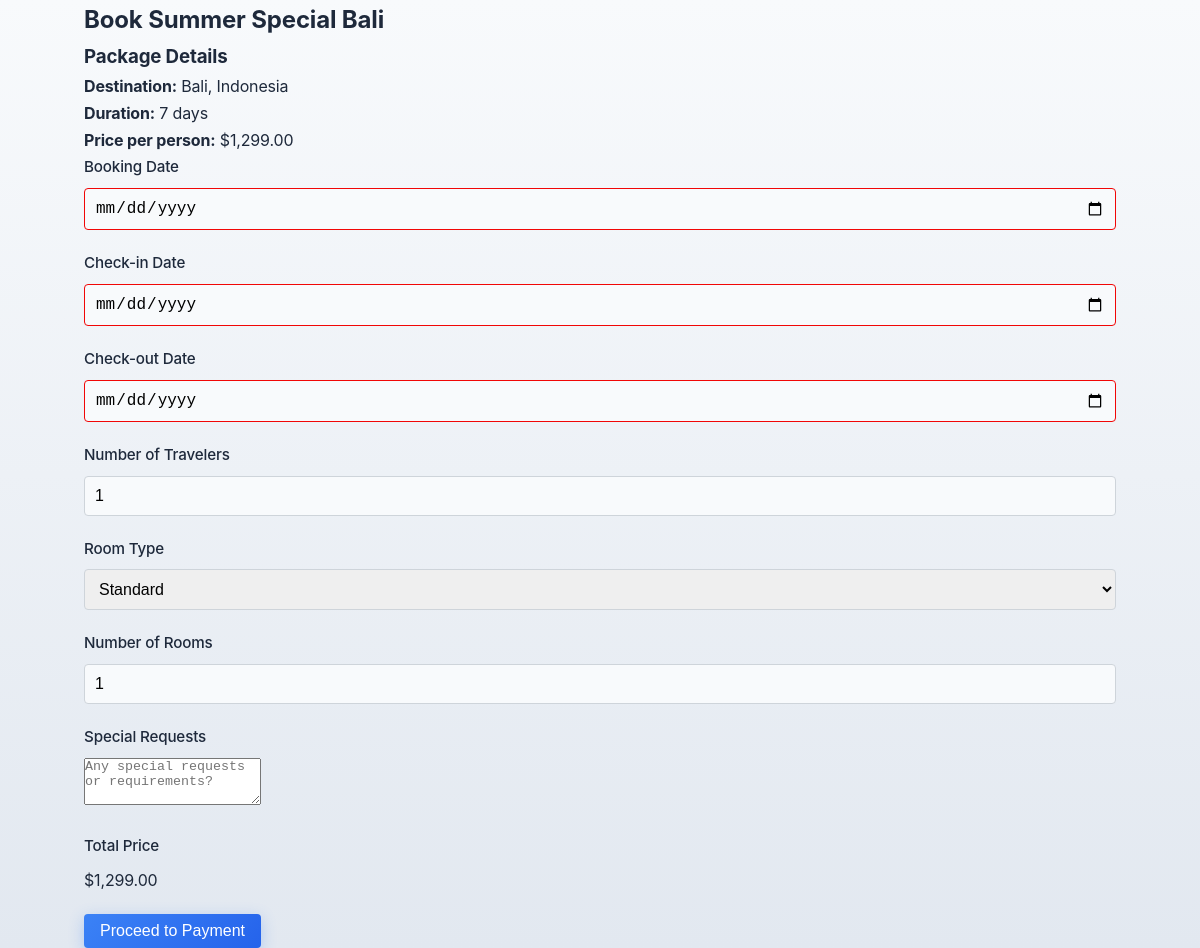
The page /user/book_package.php?id=7 (signed in) on the database its author committed.
### tables this page shows
CREATE TABLE IF NOT EXISTS packages (
    id INT PRIMARY KEY AUTO_INCREMENT,
    title VARCHAR(100) NOT NULL,
    description TEXT NOT NULL,
    destination VARCHAR(100) NOT NULL,
    price DECIMAL(10,2) NOT NULL,
    duration INT NOT NULL,
    featured BOOLEAN DEFAULT FALSE,
    image_url VARCHAR(255),
    is_special_offer BOOLEAN DEFAULT FALSE,
    discount_badge VARCHAR(50),
    expiry_date DATE,
    created_at TIMESTAMP DEFAULT CURRENT_TIMESTAMP
);

### user/book_package.php (the view, shortened to what this page needs)
<?php
$package_id = (int)$_GET['id'];
$conn = getDBConnection();
$stmt = $conn->prepare("SELECT * FROM packages WHERE id = ?");
$stmt->execute([$package_id]);
$package = $stmt->fetch(PDO::FETCH_ASSOC);
?>
<!DOCTYPE html>
<html lang="en">
<head>
    <link rel="stylesheet" href="../assets/css/style.css">
</head>
<body>
    <div class="container">
        <div class="booking-form">
            <h2>Book <?php echo htmlspecialchars($package['title']); ?></h2>
            <div class="package-summary">
                <h3>Package Details</h3>
                <p><strong>Destination:</strong> <?php echo htmlspecialchars($package['destination']); ?></p>
                <p><strong>Duration:</strong> <?php echo $package['duration']; ?> days</p>
                <p><strong>Price per person:</strong> $<?php echo number_format($package['price'], 2); ?></p>
            </div>
            <form method="POST" action="">
                <div class="form-group">
                    <label for="booking_date">Booking Date</label>
                    <input type="date" id="booking_date" name="booking_date"
                        min="<?php echo date('Y-m-d'); ?>"
                        value="<?php echo htmlspecialchars($_POST['booking_date'] ?? ''); ?>"
                        required>
                </div>
                <div class="form-group">
                    <label for="check_in_date">Check-in Date</label>
                    <input type="date" id="check_in_date" name="check_in_date"
                        min="<?php echo date('Y-m-d'); ?>"
                        value="<?php echo htmlspecialchars($_POST['check_in_date'] ?? ''); ?>"
                        required>
                </div>
                <div class="form-group">
                    <label for="check_out_date">Check-out Date</label>
                    <input type="date" id="check_out_date" name="check_out_date"
                        min="<?php echo date('Y-m-d', strtotime('+1 day')); ?>"
                        value="<?php echo htmlspecialchars($_POST['check_out_date'] ?? ''); ?>"
                        required>
                </div>
                <div class="form-group">
                    <label for="travelers">Number of Travelers</label>
                    <input type="number" id="travelers" name="travelers"
                        min="1" max="10"
                        value="<?php echo htmlspecialchars($_POST['travelers'] ?? '1'); ?>"
                        required>
                </div>
                <div class="form-group">
                    <label for="room_type">Room Type</label>
                    <select id="room_type" name="room_type" required>
                        <option value="Standard" <?php echo ($_POST['room_type'] ?? '') === 'Standard' ? 'selected' : ''; ?>>Standard</option>
                    </select>
                </div>
                <div class="form-group">
                    <label for="number_of_rooms">Number of Rooms</label>
                    <input type="number" id="number_of_rooms" name="number_of_rooms"
                        min="1" max="5"
                        value="<?php echo htmlspecialchars($_POST['number_of_rooms'] ?? '1'); ?>"
                        required>
                </div>
                <div class="form-group">
                    <label for="special_requests">Special Requests</label>
                    <textarea id="special_requests" name="special_requests" rows="3"
                        placeholder="Any special requests or requirements?"><?php echo htmlspecialchars($_POST['special_requests'] ?? ''); ?></textarea>
                </div>
                <div class="form-group">
                    <label>Total Price</label>
                    <p class="total-price" id="total_price">$<?php echo number_format($package['price'], 2); ?></p>
                </div>
                <button type="submit" class="btn btn-primary">Proceed to Payment</button>
            </form>
        </div>
    </div>
</body>
</html>

### assets/css/style.css (style rules this page uses)
* { margin: 0; padding: 0; box-sizing: border-box; }
:root { --primary: #3b82f6; --primary-dark: #2563eb; --primary-light: #dbeafe; --secondary: #f59e0b; --secondary-dark: #d97706; --secondary-light: #fef3c7; --accent: #10b981; --accent-dark: #059669; --dark: #1e293b; --light: #f8fafc; --white: #ffffff; --gray: #f1f5f9; --gray-dark: #64748b; --shadow: 0 10px 30px -5px rgba(0, 0, 0, 0.1); --shadow-sm: 0 4px 6px -1px rgba(0, 0, 0, 0.1); --shadow-lg: 0 20px 25px -5px rgba(0, 0, 0, 0.1), 0 10px 10px -5px rgba(0, 0, 0, 0.04); --transition: all 0.3s cubic-bezier(0.4, 0, 0.2, 1); --border-radius: 12px; --border-radius-sm: 8px; --border-radius-lg: 16px; }
body { font-family: 'Inter', 'Segoe UI', Tahoma, Geneva, Verdana, sans-serif; line-height: 1.7; background-color: var(--light); color: var(--dark); background-image: linear-gradient(to bottom, #f8fafc, #e2e8f0); min-height: 100vh; font-size: 16px; letter-spacing: -0.01em; }
.container { max-width: 1280px; margin: 0 auto; padding: 0 24px; width: 90%; }
.form-group { margin-bottom: 25px; }
.form-group label { display: block; margin-bottom: 10px; color: var(--dark); font-weight: 600; font-size: 0.95rem; }
.form-group input { width: 100%; padding: 14px 18px; border: 2px solid #e2e8f0; border-radius: var(--border-radius-sm); font-size: 16px; transition: all 0.3s ease; background-color: #f8fafc; }
.btn { display: inline-block; padding: 14px 28px; border: none; border-radius: var(--border-radius-sm); cursor: pointer; font-size: 16px; font-weight: 600; text-decoration: none; transition: all 0.3s ease; text-align: center; position: relative; overflow: hidden; z-index: 1; }
.btn::after { content: ""; position: absolute; bottom: 0; left: 0; width: 100%; height: 100%; background-color: rgba(255, 255, 255, 0.2); transform: scaleX(0); transform-origin: right; transition: transform 0.5s ease; z-index: -1; }
.btn-primary { background: linear-gradient(135deg, var(--primary), var(--primary-dark)); color: var(--white); box-shadow: 0 4px 15px rgba(59, 130, 246, 0.3); }
html { scroll-behavior: smooth; }
.form-group { margin-bottom: 20px; }
.form-group label { display: block; margin-bottom: 8px; font-weight: 500; }
.form-group input, .form-group select { width: 100%; padding: 10px; border: 1px solid #ced4da; border-radius: 4px; font-size: 1rem; }
input:invalid { border-color: #f10606; }
.btn { display: inline-block; padding: 8px 16px; border-radius: 4px; text-decoration: none; font-weight: 500; cursor: pointer; border: none; transition: background-color 0.3s; }
.btn-primary { background-color: #007bff; color: white; }

### rows shown on the page
packages: title "Summer Special Bali", destination "Bali, Indonesia", duration "7", price "1,299.00"
